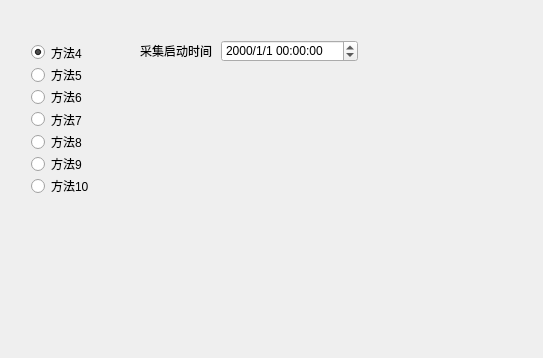
<?xml version="1.0" encoding="UTF-8"?>
<ui version="4.0">
 <class>ReadData</class>
 <widget class="QDialog" name="ReadData">
  <property name="geometry">
   <rect>
    <x>0</x>
    <y>0</y>
    <width>543</width>
    <height>358</height>
   </rect>
  </property>
  <property name="windowTitle">
   <string>Dialog</string>
  </property>
  <widget class="QWidget" name="">
   <property name="geometry">
    <rect>
     <x>31</x>
     <y>44</y>
     <width>61</width>
     <height>150</height>
    </rect>
   </property>
   <layout class="QVBoxLayout" name="verticalLayout">
    <item>
     <widget class="QRadioButton" name="radioButton">
      <property name="text">
       <string>方法4</string>
      </property>
      <property name="checked">
       <bool>true</bool>
      </property>
     </widget>
    </item>
    <item>
     <widget class="QRadioButton" name="radioButton_2">
      <property name="text">
       <string>方法5</string>
      </property>
     </widget>
    </item>
    <item>
     <widget class="QRadioButton" name="radioButton_4">
      <property name="text">
       <string>方法6</string>
      </property>
     </widget>
    </item>
    <item>
     <widget class="QRadioButton" name="radioButton_3">
      <property name="text">
       <string>方法7</string>
      </property>
     </widget>
    </item>
    <item>
     <widget class="QRadioButton" name="radioButton_6">
      <property name="text">
       <string>方法8</string>
      </property>
     </widget>
    </item>
    <item>
     <widget class="QRadioButton" name="radioButton_5">
      <property name="text">
       <string>方法9</string>
      </property>
     </widget>
    </item>
    <item>
     <widget class="QRadioButton" name="radioButton_7">
      <property name="text">
       <string>方法10</string>
      </property>
     </widget>
    </item>
   </layout>
  </widget>
  <widget class="QWidget" name="">
   <property name="geometry">
    <rect>
     <x>140</x>
     <y>40</y>
     <width>218</width>
     <height>22</height>
    </rect>
   </property>
   <layout class="QHBoxLayout" name="horizontalLayout">
    <item>
     <widget class="QLabel" name="label">
      <property name="text">
       <string>采集启动时间</string>
      </property>
     </widget>
    </item>
    <item>
     <widget class="QDateTimeEdit" name="dateTimeEdit">
      <property name="wrapping">
       <bool>false</bool>
      </property>
      <property name="buttonSymbols">
       <enum>QAbstractSpinBox::UpDownArrows</enum>
      </property>
      <property name="showGroupSeparator" stdset="0">
       <bool>true</bool>
      </property>
      <property name="displayFormat">
       <string>yyyy/M/d HH:mm:ss</string>
      </property>
     </widget>
    </item>
   </layout>
  </widget>
 </widget>
 <resources/>
 <connections/>
</ui>
